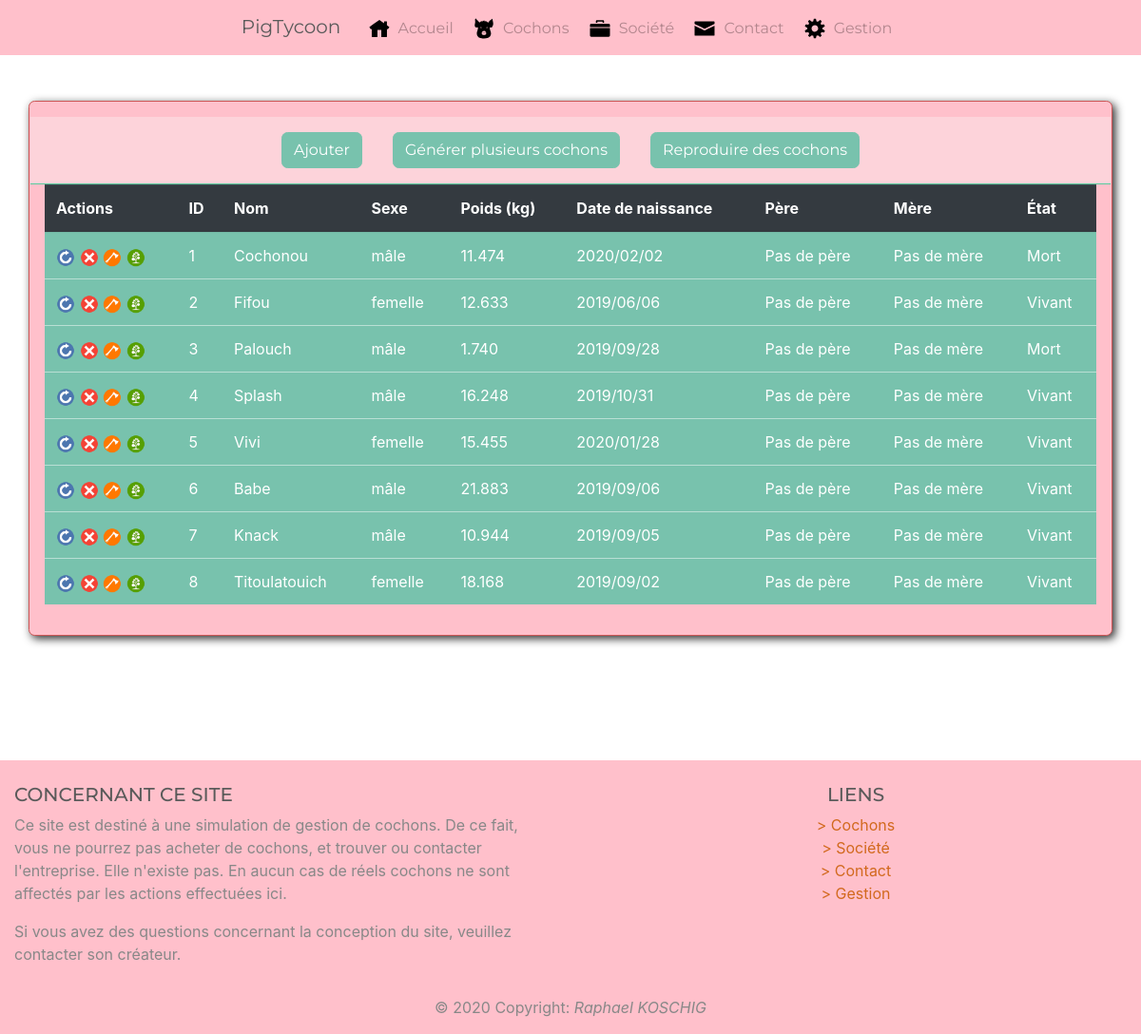
/index.php?action=adminListPigs, run on an earlier commit of the app's database.
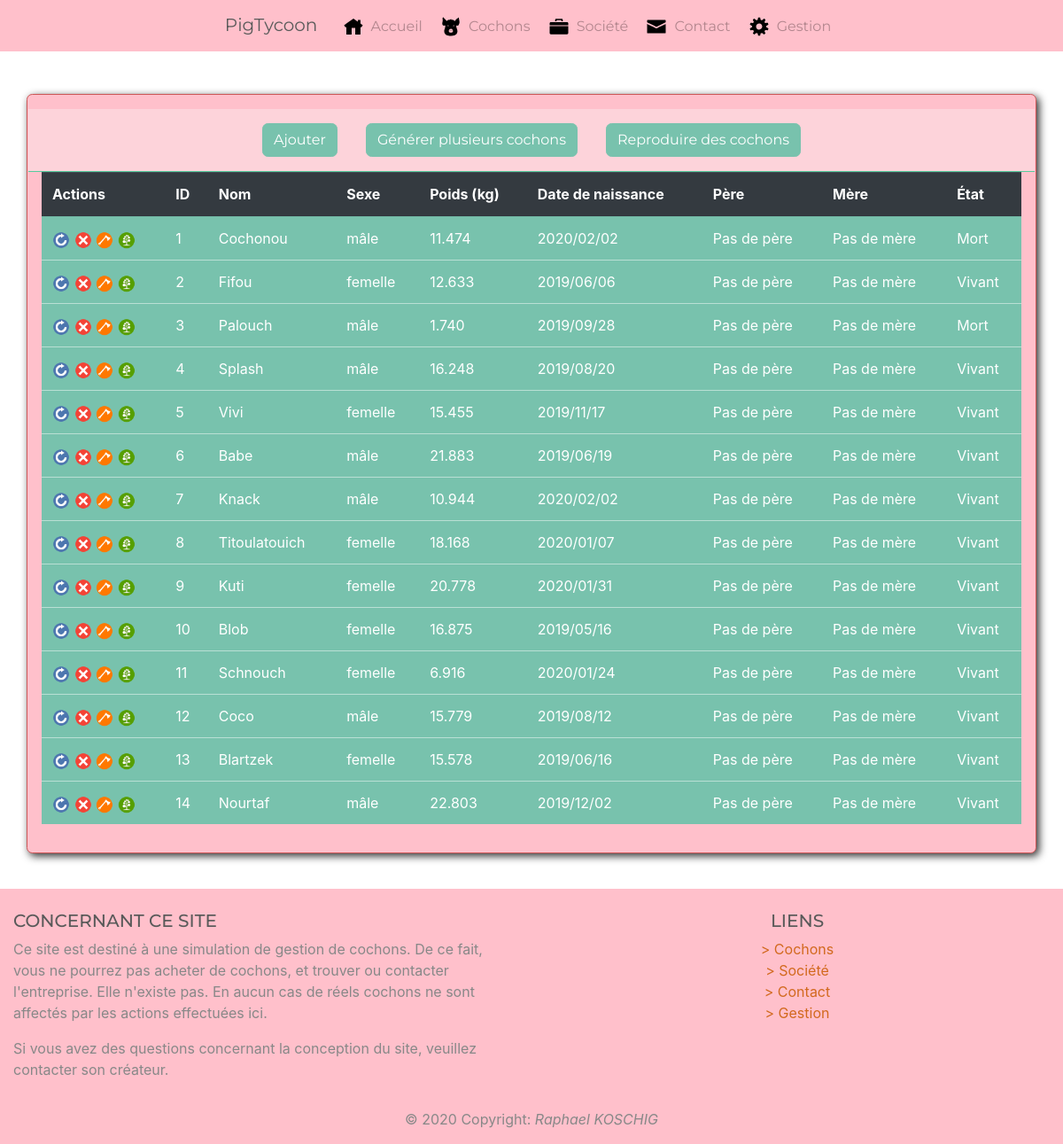
And on a later commit of the database.
### tables this page shows
CREATE TABLE IF NOT EXISTS `pig` (
  `id_pig` int(11) NOT NULL AUTO_INCREMENT,
  `name_pig` varchar(100) NOT NULL,
  `sex_pig` tinyint(4) NOT NULL,
  `weight_pig` decimal(7,3) NOT NULL,
  `mother_pig` int(11) DEFAULT NULL,
  `father_pig` int(11) DEFAULT NULL,
  `birthdate_pig` datetime DEFAULT NULL,
  `deathdate_pig` datetime DEFAULT NULL,
  `state_pig` tinyint(4) NOT NULL DEFAULT '1',
  `thumbnail_pig` int(11) NOT NULL,
  `updated_at_pig` datetime DEFAULT NULL,
  PRIMARY KEY (`id_pig`)
);

CREATE TABLE IF NOT EXISTS `sex` (
  `id_sex` int(11) NOT NULL,
  `type_sex` varchar(100) NOT NULL,
  PRIMARY KEY (`id_sex`)
);

### controllers/backoffice.php (called while the page is built, shortened)
<?php
require_once('models/Manager.php');
require_once('models/PigManager.php');
function adminListPigs()
{
    $pigManager = new PigManager;
    $pigs = $pigManager->getPigs();
    require('views/backoffice/adminListPigs.php');
};

### models/Manager.php (called while the page is built)
<?php
class Manager
{
    protected function dbConnect()
    {
        $db = new PDO('mysql:host=localhost;dbname=pigtycoon;charset=utf8', 'root', '');
        return $db;
    }
}

### models/PigManager.php (called while the page is built, shortened)
<?php
class PigManager extends Manager
{
    private $db;
    public function __construct()
    {
        $this->db = $this->dbConnect();
    }
    function getPigs()
    {
        $req = $this->db->query('SELECT
                           pig1.id_pig, pig1.name_pig,
                           type_sex, pig1.weight_pig,
                           pig1.mother_pig, pig1.father_pig,
                           pig2.name_pig AS mother_name,
                           pig3.name_pig AS father_name,
                           pig1.state_pig, name_photo,
                           DATE_FORMAT(pig1.birthdate_pig, \'%Y/%m/%d\') AS raw_birthdate_pig,
                           DATE_FORMAT(pig1.birthdate_pig, \'%d/%m/%Y à %Hh%imin\') AS birthdate_pig,
                           DATE_FORMAT(pig1.deathdate_pig, \'%d/%m/%Y à %Hh%imin\') AS deathdate_pig,
                           (DATEDIFF(pig1.deathdate_pig, NOW())) AS deathtime_pig
                           FROM pig AS pig1
                           LEFT OUTER JOIN pig AS pig2
                           ON pig2.id_pig = pig1.mother_pig
                           LEFT OUTER JOIN pig AS pig3
                           ON pig3.id_pig = pig1.father_pig
                           LEFT JOIN photo
                           ON photo.id_photo = pig1.thumbnail_pig
                           LEFT JOIN sex
                           ON pig1.sex_pig = sex.id_sex
                           WHERE pig1.state_pig = 1
                           ORDER BY id_pig;');
        return $req;
    }
}

### views/backoffice/adminListPigs.php (the view, shortened to what the changed rows need)
<div class="container containerPig bg-primary">
    <table id="tableAdminPigs" class="table table-striped table-hover">
        <thead>
            <tr class="table-dark">
                <th scope="col">Actions</th>
                <th scope="col">ID</th>
                <th scope="col">Nom</th>
                <th scope="col">Sexe</th>
                <th scope="col">Poids (kg)</th>
                <th scope="col">Date de naissance</th>
                <th scope="col">Père</th>
                <th scope="col">Mère</th>
                <th scope="col">État</th>
            </tr>
        </thead>
        <tbody>
            <?php
            while ($pig = $pigs->fetch()) {
            ?>
                <tr class="table-primary">
                    <td>
                        <a href="index.php?action=updatePig&id=<?php echo $pig['id_pig']; ?>">
                            <img src="public/images/icons/update.png" alt="Update" title="Update" style="width:20px;height:20px">
                        </a>
                        <a href="index.php?action=deletePig&id=<?php echo $pig['id_pig']; ?>">
                            <img src="public/images/icons/delete.png" alt="Delete" title="Delete" style="width:20px;height:20px">
                        </a>
                        <a href="index.php?action=killPig&id=<?php echo $pig['id_pig']; ?>">
                            <img src="public/images/icons/kill.png" alt="Kill" title="Kill" style="width:20px;height:20px">
                        </a>
                        <a href="index.php?action=genealogyPig&id=<?php echo $pig['id_pig']; ?>">
                            <img src="public/images/icons/tree.png" alt="Genealogy" title="Genealogy" style="width:20px;height:20px">
                        </a>
                    </td>
                    <td><?php echo $pig['id_pig']; ?></td>
                    <td><?php echo $pig['name_pig']; ?></td>
                    <td><?php echo $pig['type_sex']; ?></td>
                    <td><?php echo $pig['weight_pig']; ?></td>
                    <td><?php echo $pig['raw_birthdate_pig']; ?></td>
                    <td>
                        <?php
                        if ($pig['father_pig'] == null) {
                            echo 'Pas de père';
                        } else {
                            echo $pig['father_name'];
                        }
                        ?>
                    </td>
                    <td>
                        <?php
                        if ($pig['mother_pig'] == null) {
                            echo 'Pas de mère';
                        } else {
                            echo $pig['mother_name'];
                        }
                        ?>
                    </td>
                    <td>
                        <?php
                        if ($pig['deathtime_pig'] > 0) {
                            echo 'Vivant';
                        } else {
                            echo 'Mort';
                        }
                        ?>
                    </td>
                </tr>
            <?php
            }
            ?>
        </tbody>
    </table>
</div>
<?php require('views/frontoffice/template.php'); ?>

What changed in the data, as far as the page shows it:
changed pig "Splash": raw_birthdate_pig "2019/10/31" → "2019/08/20"
changed pig "Vivi": raw_birthdate_pig "2020/01/28" → "2019/11/17"
changed pig "Babe": raw_birthdate_pig "2019/09/06" → "2019/06/19"
changed pig "Knack": raw_birthdate_pig "2019/09/05" → "2020/02/02"
changed pig "Titoulatouich": raw_birthdate_pig "2019/09/02" → "2020/01/07"
added pig: id_pig "9", name_pig "Kuti", sex.type_sex "femelle", weight_pig "20.778", raw_birthdate_pig "2020/01/31", shows "Pas de père", shows "Pas de mère", shows "Vivant"
added pig: id_pig "10", name_pig "Blob", sex.type_sex "femelle", weight_pig "16.875", raw_birthdate_pig "2019/05/16", shows "Pas de père", shows "Pas de mère", shows "Vivant"
added pig: id_pig "11", name_pig "Schnouch", sex.type_sex "femelle", weight_pig "6.916", raw_birthdate_pig "2020/01/24", shows "Pas de père", shows "Pas de mère", shows "Vivant"
added pig: id_pig "12", name_pig "Coco", sex.type_sex "mâle", weight_pig "15.779", raw_birthdate_pig "2019/08/12", shows "Pas de père", shows "Pas de mère", shows "Vivant"
added pig: id_pig "13", name_pig "Blartzek", sex.type_sex "femelle", weight_pig "15.578", raw_birthdate_pig "2019/06/16", shows "Pas de père", shows "Pas de mère", shows "Vivant"
added pig: id_pig "14", name_pig "Nourtaf", sex.type_sex "mâle", weight_pig "22.803", raw_birthdate_pig "2019/12/02", shows "Pas de père", shows "Pas de mère", shows "Vivant"
